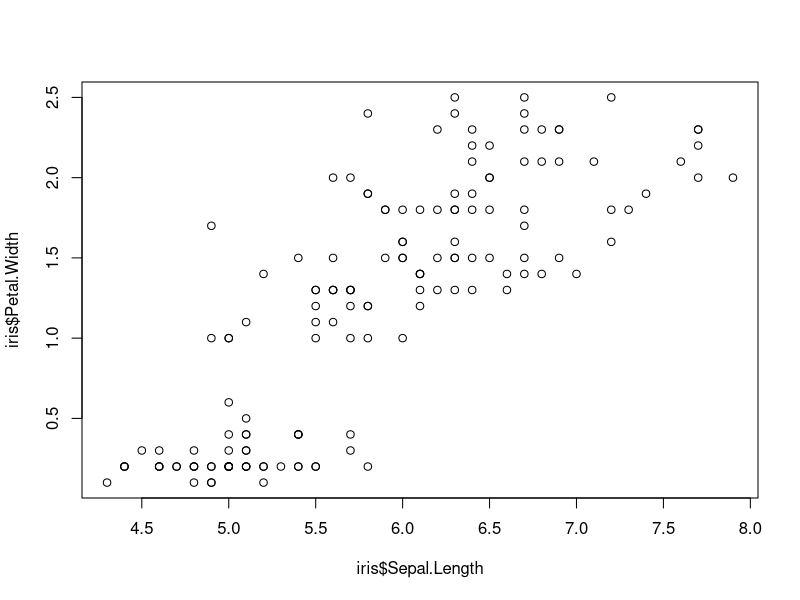
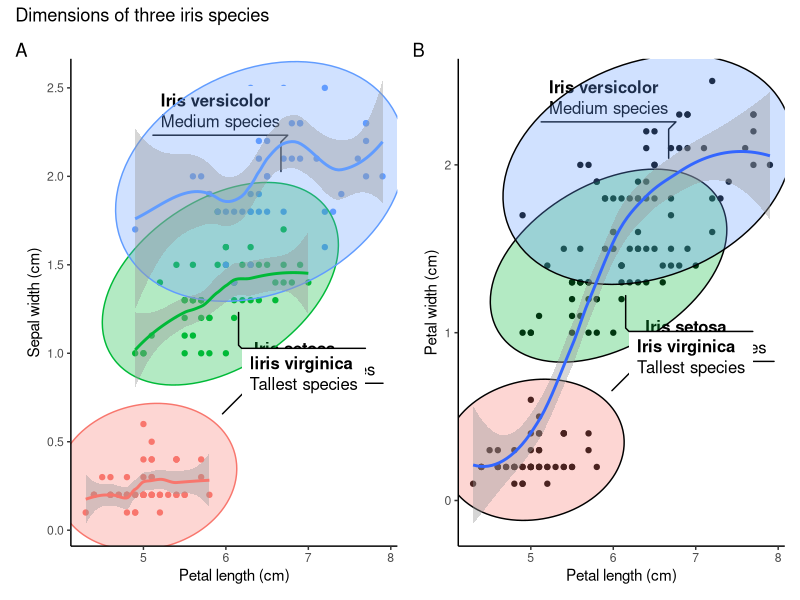
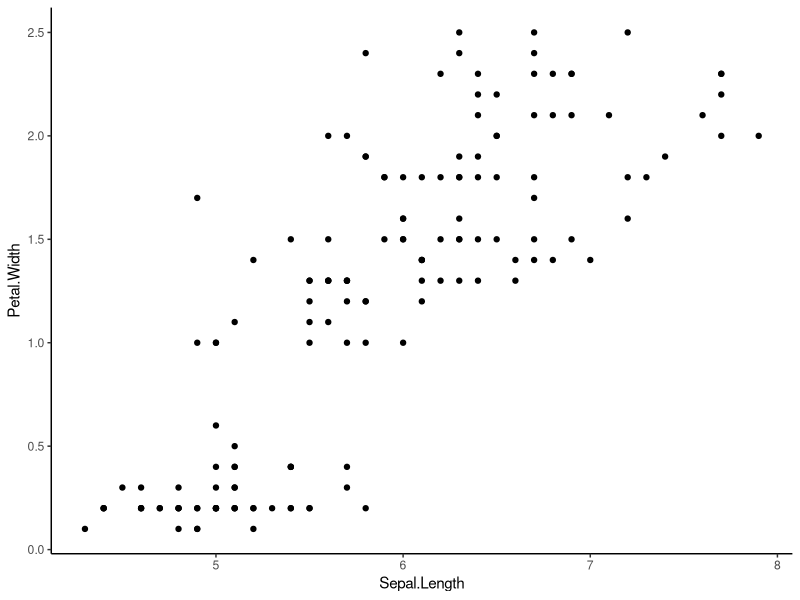
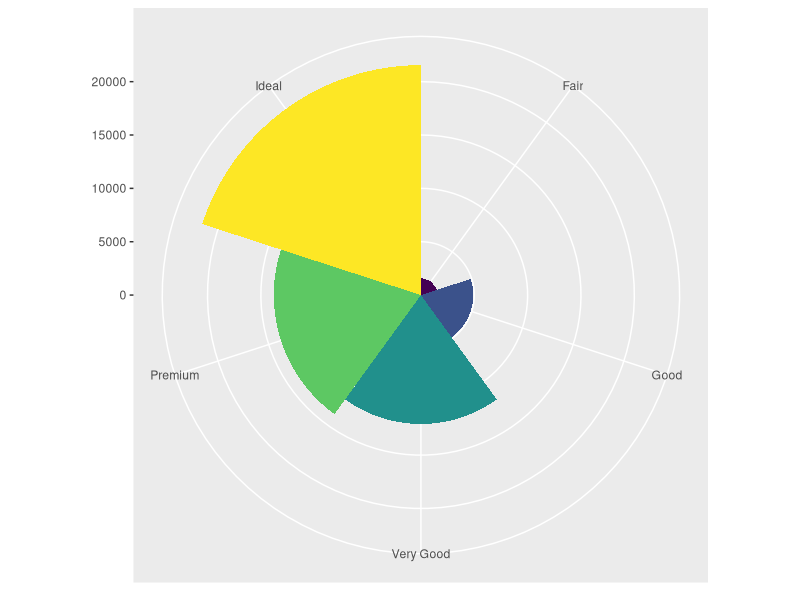

The R script that drew these images, in order:
# IRIS PLOT ----

# I will use three packages

# install.packages("patchwork")
# install.packages("ggforce")
# install.packages("ggplot2")

# Let me load the packages using library() function.

library(patchwork)
library(ggforce)
library(ggplot2)

str(iris) # Checking the structure of the dataset. Returned in Console.

plot(iris$Sepal.Length, iris$Petal.Width) # Basic plot within the R base.

# Creating the first plot of the iris data.

separate_smooth <- ggplot(data = iris,    # Specifying the data to be plotted.
       mapping = aes(x = Sepal.Length,    # Stating the axes data.
                     y = Petal.Width,
                     color = Species)) +  # Ensuring points are colored by spp.
  geom_point() +                          # Deciding the plotting geometry.
  labs(x = "Petal length (cm)",           # Specifying the axes labels.
       y = "Sepal width (cm)") +
  geom_mark_ellipse(aes(fill = Species,   # Adding ellipses for the spps.
                        filter = Species == "setosa",
                        label = "Iris setosa",
                        description = "Shortest species")) +
  geom_mark_ellipse(aes(fill = Species,
                        filter = Species == "versicolor",
                        label = "Iris versicolor",
                        description = "Medium species")) +
  geom_mark_ellipse(aes(fill = Species,
                        filter = Species == "virginica",
                        label = "Iiris virginica",
                        description = "Tallest species")) +
  theme_classic() +                      # Having publication ready background.
  geom_smooth()                          # Adding smooth line around 95% level.

# In the above plot, having color within the aes() breakes the data into 
# species-wise groups. Meaning each species group will be smoothed separately.

uniform_smooth <- ggplot(data = iris,
                         mapping = aes(x = Sepal.Length,
                                       y = Petal.Width)) + # Note no color here.
  geom_point() +
  labs(x = "Petal length (cm)",
       y = "Petal width (cm)") +
  geom_mark_ellipse(aes(fill = Species,
                        filter = Species == "setosa",
                        label = "Iris setosa",
                        description = "Shortest species")) +
  geom_mark_ellipse(aes(fill = Species,
                        filter = Species == "versicolor",
                        label = "Iris versicolor",
                        description = "Medium species")) +
  geom_mark_ellipse(aes(fill = Species,
                        filter = Species == "virginica",
                        label = "Iris virginica",
                        description = "Tallest species")) +
  theme_classic() +
  geom_smooth()

# Avoiding the color parameter in the aes() ensures all species are considered
# together in the subsequent layers arguments. No grouping by species.

# Patchwork package allows for addition of two plots by their object names.
# The addition is so simple, just relying on the plus (+) operator.

combined_plots <- separate_smooth + uniform_smooth # Adding plots.

# Now I want to give the plots title and tags or labels to identify them

combined_plots_labeled <- combined_plots +
  plot_annotation(
    title = "Dimensions of three iris species", # Title of both plots.
    tag_levels = "A" # Indicates that the plots will be labelled A, B, C etc.
  ) # This makes the first plot to be A and the next to be B. Checking on 
# documentation will help know more arguments in this function.

# Now I want to remove the legends since the species labels are visible

combined_plots_labeled_no_legend <- combined_plots_labeled &
  theme(legend.position = "none") # Removes legends from the plots.

combined_plots_labeled_no_legend # This will print out the final product.

# Showing that in ggplot2 we can use & instead of plus (+)
library(ggplot2)
attach(iris)

ggplot(data = iris, mapping = aes(x = Sepal.Length, y = Petal.Width)) +
  geom_point() +
  theme_classic()
head(iris)

# I think it has taken me a long time to know this.
# I used ggplot2:: so that I can be sure that the & is supported by ggplot2 and 
# not any other loaded packages such ggforce and patchwork.

ggplot(data = diamonds) +
  geom_bar(mapping = aes(x = cut, fill = cut), show.legend = FALSE, width = 1) +
  theme(aspect.ratio = 1) +
  labs(x = NULL, y = NULL) +
  coord_polar() # coord_flip() can also work well with the data depending on need.
  
